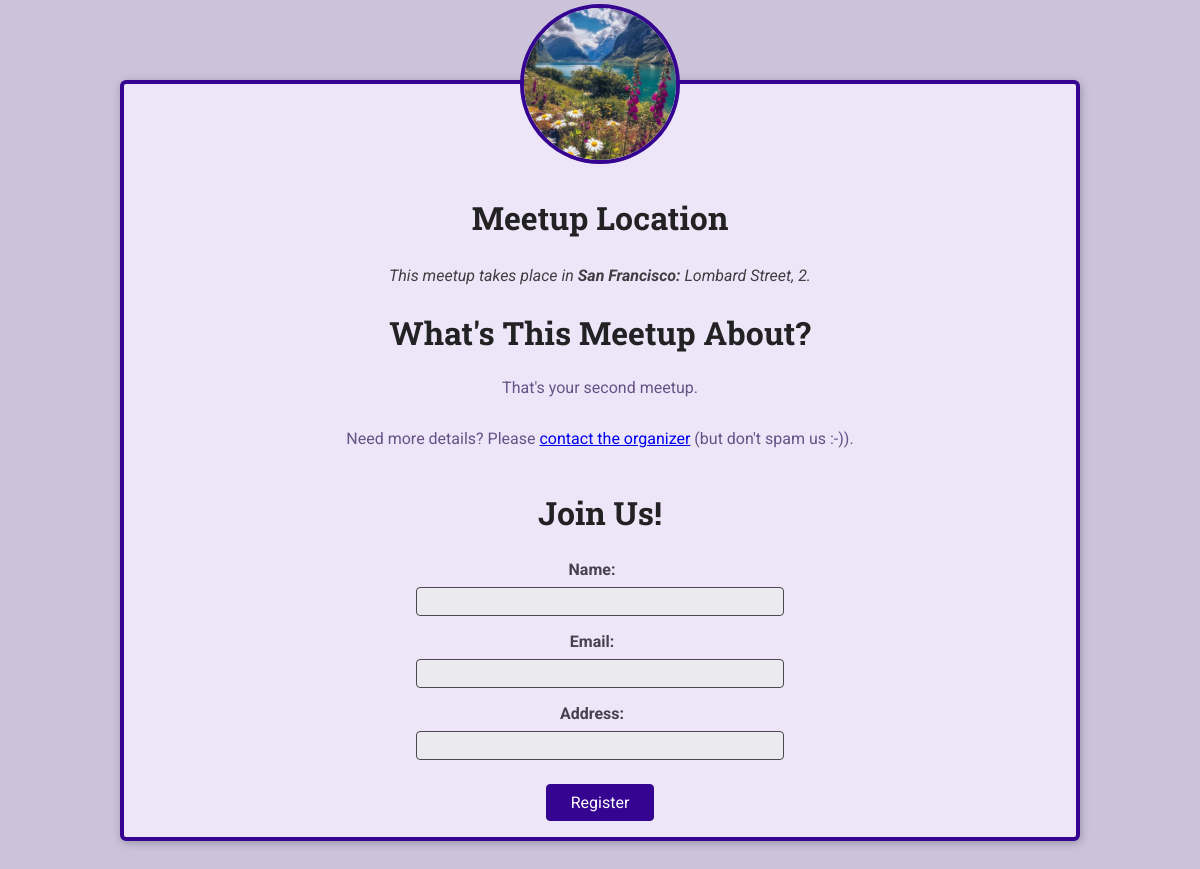
The app's page /meetups/second-meetup with its own data.
### meetups/models.py (models this page shows, shortened)
class Meetup(models.Model):
    title = models.CharField(max_length=200)
    slug = models.SlugField(unique=True)
    organizer_email = models.EmailField()
    date = models.DateField()
    description = models.TextField()
    image = models.ImageField(upload_to='images')
    location = models.ForeignKey(Location, null=True, on_delete=models.SET_NULL)
    participants = models.ManyToManyField(Participant, blank=True, null=True)

class Location(models.Model):
    name = models.CharField(max_length=200)
    address = models.CharField(max_length=300)

### meetups/views.py (the view, shortened to what this page needs)
# urls.py: path("<slug:meetup_slug>", views.meetup_details, name="meetup-detail"),
def meetup_details(request, meetup_slug):
    try:
        selected_meetup = Meetup.objects.get(slug=meetup_slug)
        if request.method == 'GET':
            registration_form = RegistrationForm()
        return render(request, 'meetups/meetup-details.html', {
            'meetup_found': True,
            'meetup': selected_meetup,
            'form': registration_form
            })
    except Exception as exc:
        return render(request, 'meetups/meetup-details.html', {
            'meetup_found': False
            })

### meetups/forms.py
class RegistrationForm(forms.ModelForm):
    class Meta:
        model = Participant
        fields = ['name', 'email', 'address']

### meetups/templates/meetups/meetup-details.html (shortened to what this page needs)
{% load static %}
<!DOCTYPE html>
<html lang="en">
<head>
    <link rel="stylesheet" href="{% static 'meetups/styles/base.css' %}">
    <link rel="stylesheet" href="{% static 'meetups/styles/meetup-detail.css' %}">
</head>
{% if meetup_found %}
<body>
    <main>
        <article>
            <img id="main-image" src="{{meetup.image.url}}" alt="{{meetup.title}}">
            <section id="location">
                <h2>Meetup Location</h2>
                <address>This meetup takes place in <span>{{meetup.location.name}}:</span> {{meetup.location.address}}.</address>
            </section>
            <section id="details">
                <h2>What's This Meetup About?</h2>
                <p>{{ meetup.description }}</p>
                <p>Need more details? Please <a href="mailto:{{ meetup.organizer_email }}">contact the organizer</a> (but don't spam us :-)).</p>
            </section>
            <section id="registration">
                <h2>Join Us!</h2>
                <form action="{% url 'meetup-detail' meetup.slug %}" method="POST">
                    {{ form.as_p }}
                    <div id="registration-actions">
                        <button>Register</button>
                    </div>
                </form>
            </section>
        </article>
    </main>
</body>
</html>
{% else %}
No meetup found for this slug.
{% endif %}

### meetups/static/meetups/styles/base.css (style rules this page uses)
* { box-sizing: border-box; }
body { font-family: 'Roboto', sans-serif; margin: 0; background-color: #ccc3db; color: #3e3e41; }
h1, h2, h3 { font-family: 'Roboto Slab', sans-serif; color: #222224; }
button, .btn { cursor: pointer; font: inherit; padding: 0.5rem 1.5rem; background-color: #350490; border: 1px solid #350490; color: white; border-radius: 4px; text-decoration: none; }

### meetups/static/meetups/styles/meetup-detail.css (style rules this page uses)
article { max-width: 60rem; margin: 5rem auto; border-radius: 6px; background-color: #ede6f8; border: 4px solid #350490; box-shadow: 1px 2px 8px rgba(0, 0, 0, 0.25); position: relative; padding: 1rem; text-align: center; }
#main-image { width: 10rem; height: 10rem; object-fit: cover; position: absolute; top: -5rem; left: calc(50% - 5rem); border-radius: 50%; border: 4px solid #350490; }
section:first-of-type { margin-top: 6rem; }
h2 { font-size: 2rem; }
address span { font-weight: bold; }
#details h2 { margin-bottom: 0.5rem; }
#details > p { color: #665386; padding: 1rem; border-radius: 4px; max-width: 80%; margin: auto; }
#registration label { font-weight: bold; color: #46424d; margin-right: 1rem; display: block; margin-bottom: 0.5rem; }
#registration input { font: inherit; width: 40%; background-color: #ebeaee; border: 1px solid #4b4753; border-radius: 4px; padding: 0.25rem; }
#registration-actions { margin-top: 1.5rem; }

### records on screen
Meetup: image (picture), location.name "San Francisco", location.address "Lombard Street, 2", description "That's your second meetup."
